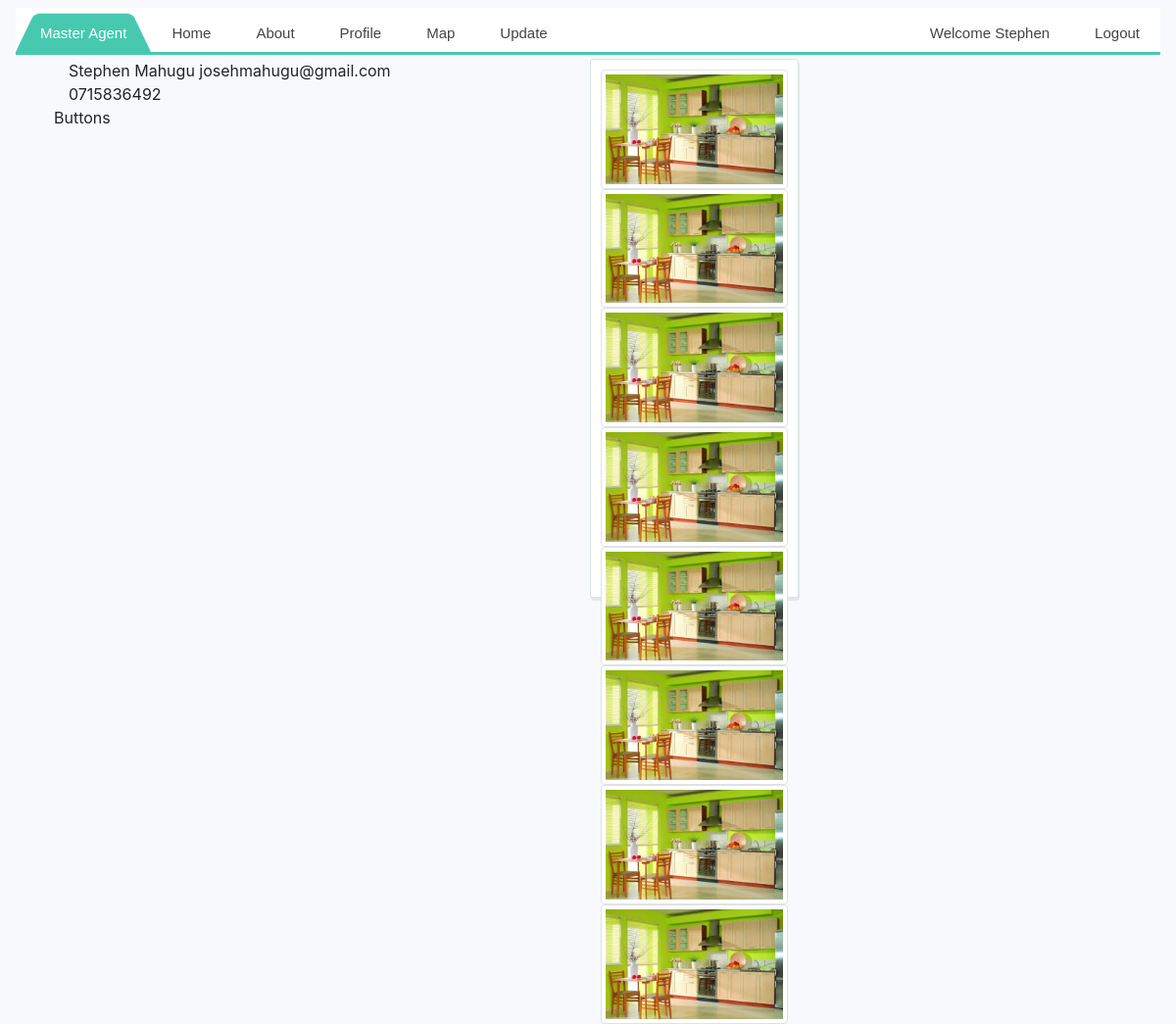
Screenshot of /profile (signed in) with the database file from the repository.
### agent/models.py (models this page shows, shortened)
class users(db.Model, UserMixin):
    __tablename__ = "users"
    id = db.Column(db.Integer, primary_key = True)
    firstName = db.Column(db.String(20), nullable = False)
    lastName = db.Column(db.String(20), nullable = False)
    email = db.Column(db.String(50), unique = True, nullable = False)
    phoneNumber = db.Column(db.String(15), unique = True, nullable = False)
    image_file = db.Column(db.String(20), nullable = False, default = 'default.jpg')
    password = db.Column(db.String(60), nullable = False)
    is_staff = db.Column(db.Boolean, default = False)
    profile = db.relationship('Profile',backref='users', lazy=True)

class Profile_images(db.Model):
    __tablename__ = "profile_images"
    id = db.Column(db.Integer, primary_key = True)
    image = db.Column(db.String, nullable = False, default = 'default.jpg')
    profile_id = db.Column(db.Integer, db.ForeignKey('profile.id'), nullable = False)

### agent/routes.py (the view)
@app.route('/profile')
@login_required
def profile():
    info = Profile.query.filter_by(user_id = current_user.id)
    return render_template('profile.html', info = info)

### agent/models.py (called while the page is built)
@login_manager.user_loader
def load_user(user_id):
    return users.query.get(int(user_id))

### agent/templates/profile.html
{% extends 'layout.html' %}
{% block content%}
    <div class="container">
        <div class="row">
            <div class="col-md-7">
                <div class="col-md-12">
                   {{current_user.firstName}} {{current_user.lastName}}
                   {{current_user.email}}
                   {{current_user.phoneNumber}}
                </div>
                <div>
                    Buttons
                </div>
            </div>
            <div class="col-md-5" style="height:400px;">
              <div class="location-view">
                {% for data in info %}
                    {% for img in data.profile_images %}
                <img class="img-thumbnail img-fluid center-block" src="{{url_for('static',filename = 'photos/'+img.image)}}">
                    {% endfor%}
                {% endfor %}
            </div>
            </div>
        </div>
    </div>
{% endblock %}

### agent/templates/layout.html (shortened to what this page needs)
<!DOCTYPE html>
<html>
<head>
    <link rel="stylesheet" href="https://stackpath.bootstrapcdn.com/bootstrap/4.3.1/css/bootstrap.min.css">
    <link rel="stylesheet" href={{url_for('static', filename='css/style.css')}} type="text/css" >
    <link rel="stylesheet" href={{url_for('static', filename='css/assets/styles.min.css')}} type="text/css" >
</head>
<body>
    <div class="wrapper" style="margin:60px 10px 5px 10px;">
            {% include 'includes/_navbar.html' %}
    {% block content %}
    {% endblock %}
    </div>
</body>
</html>

### agent/templates/includes/_navbar.html (shortened to what this page needs)
<nav class="navbar fixed-top">
<div class="collapse navbar-collapse" id='cssmenu'>
<ul>
   <li class='al active'><a href='{{url_for("home")}}'>Master Agent </a></li>
   <li class="al"><a href='{{url_for("home")}}'>Home</a></li>
   <li class="al"><a href="{{url_for('about')}}">About</a></li>
   <li class="al"><a href="{{url_for('profile')}}">Profile</a></li>
   <li class="al"><a href="#">Map</a></li>
   {% if current_user.is_staff %}
   <li class="al"><a href="{{url_for('update')}}">Update</a></li>
   {% endif %}
        {% if current_user.is_authenticated %}
        <li class="right">
            <a class="nav-link" href="{{url_for('logout')}}">Logout</a>
        </li>
        <li class="right nav-item">
            <a href="{{url_for('profile')}}">Welcome {{current_user.firstName}}</a>
        </li>
        {% endif %}
</ul>
</div>
</nav>

### agent/static/css/style.css (style rules this page uses)
.navbar { margin-top: 0%; margin-bottom: 10px; }
.container { padding-left: 10px; }
.row { width: 800px; margin-left: 0%; }
.col-md-7 { margin-left: 0%; }
body { background-color: #f7f9fc; }
.location-view { height: 550px; width: auto; padding: 10px 10px 10px 10px; margin-right: 10px; margin-left: 80px; margin-bottom: 10px; float: left; border: 1px; background-color:#fff; border:1px solid #dbe3e7; border-radius:3px; box-shadow:1px 3px 1px rgba(0,0,0,.08); }
div.col-md-7 { width: 200px; }
#cssmenu, #cssmenu ul, #cssmenu ul li, #cssmenu ul li a { margin: 0; padding: 0; border: 0; list-style: none; line-height: 1; display: block; position: relative; -webkit-box-sizing: border-box; -moz-box-sizing: border-box; box-sizing: border-box; }
#cssmenu:after, #cssmenu > ul:after { content: "."; display: block; clear: both; visibility: hidden; line-height: 0; height: 0; }
#cssmenu { width: auto; border-bottom: 3px solid #47c9af; font-family: Raleway, sans-serif; line-height: 1; }
#cssmenu ul { background: #ffffff; }
#cssmenu > ul > li.al { float: left; }
#cssmenu > ul > li.right { float: right; }
#cssmenu > ul > li > a { z-index: 2; padding: 18px 25px 12px 25px; font-size: 15px; font-weight: 400; text-decoration: none; color: #444444; -webkit-transition: all .2s ease; -moz-transition: all .2s ease; -ms-transition: all .2s ease; -o-transition: all .2s ease; transition: all .2s ease; margin-right: -4px; }
#cssmenu > ul > li.active > a, #cssmenu > ul > li:hover > a, #cssmenu > ul > li > a:hover { color: #ffffff; }
#cssmenu > ul > li > a:after { position: absolute; left: 0; bottom: 0; right: 0; z-index: -1; width: 100%; height: 120%; border-top-left-radius: 8px; border-top-right-radius: 8px; content: ""; -webkit-transition: all .2s ease; -o-transition: all .2s ease; transition: all .2s ease; -webkit-transform: perspective(5px) rotateX(2deg); -webkit-transform-origin: bottom; -moz-transform: perspective(5px) rotateX(2deg); -moz-transform-origin: bottom; transform: perspective(5px) rotateX(2deg); transform-origin: bottom; }
#cssmenu > ul > li.active > a:after, #cssmenu > ul > li:hover > a:after, #cssmenu > ul > li > a:hover:after { background: #47c9af; }

### rows the page displays
users: firstName "Stephen", lastName "Mahugu", email "josehmahugu@gmail.com", phoneNumber "0715836492"
Profile_images: image (picture)
Profile_images: image (picture)
Profile_images: image (picture)
Profile_images: image (picture)
Profile_images: image (picture)
Profile_images: image (picture)
Profile_images: image (picture)
Profile_images: image (picture)
